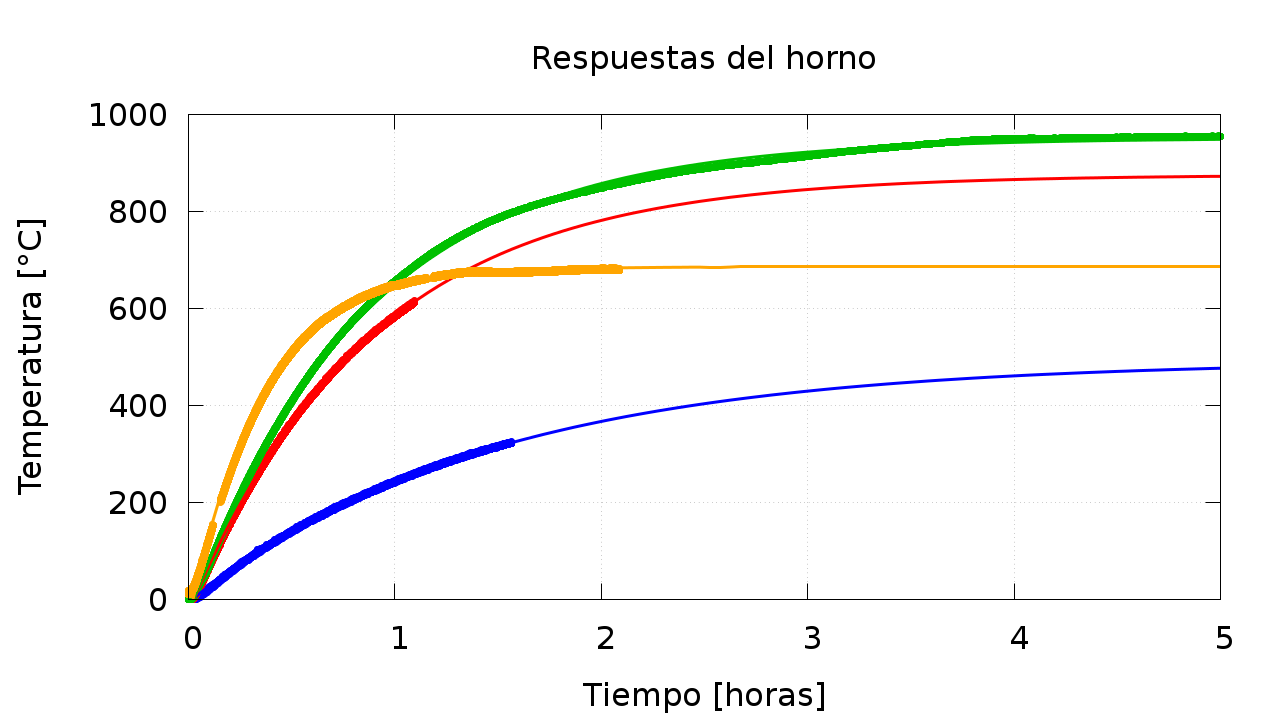

Write the gnuplot code that produced this figure.
#!/usr/bin/gnuplot

set term pngcairo enhanced solid size 1280,720 fontscale 2

set datafile separator ","
set decimalsign ","

set grid
#set rmargin 10
#set lmargin 1
#set tmargin 1
#set bmargin 0.5
set xlabel "Tiempo [horas]"
set ylabel "Temperatura [°C]"

dv = 3.3/4096 # LSB
tm = 0.01     # periodo de muestreo
g = 81        # ganancia
c = 3.24e-3

datos_2 = "../captura_continua_28-Sep-2016.csv"
datos_3 = "../captura_continua_29-Sep-2016_200026.csv"
datos_4 = "../captura_continua_30-Sep-2016_193235.csv"
datos_5 = "../captura_continua_04-Oct-2016_151634.csv"

set xrange [0:5]
set yrange [0:1000]

set output "horno_presentacion_respuestas.png"
set title "Respuestas del horno"
unset key

# respuesta a un escalón
f(x) = A/c*(1 - exp(-a*(x*3600 - t0)))

plot datos_3 using ($1/3600):($2/c) notitle with points pt 7 lc rgb "blue", \
     datos_4 using ($1/3600):($2/c) notitle with points pt 7 lc rgb "red", \
     datos_5 using ($1/3600):($2/c) notitle with points pt 7 lc rgb "web-green", \
     A=1.5946, a=1/5221.85, t0=70.52, f(x) notitle with lines lw 3 lc rgb "blue", \
     A=2.8363, a=1/3185.88, t0=95.12, f(x) notitle with lines lw 3 lc rgb "red", \
     A=3.0821, a=1/3070.87, t0=90.34, f(x) notitle with lines lw 3 lc rgb "web-green", \
     datos_2 using ($1/3600):($2/c) title "escalón 110V - horno abierto" with points pt 7 lc rgb "orange", \
     A=2.2212, a=1/1292.15, t0=77.5, f(x) title "E_{max}=2,22V {/Symbol t}=22 min" with lines lc rgb "orange" lw 3
